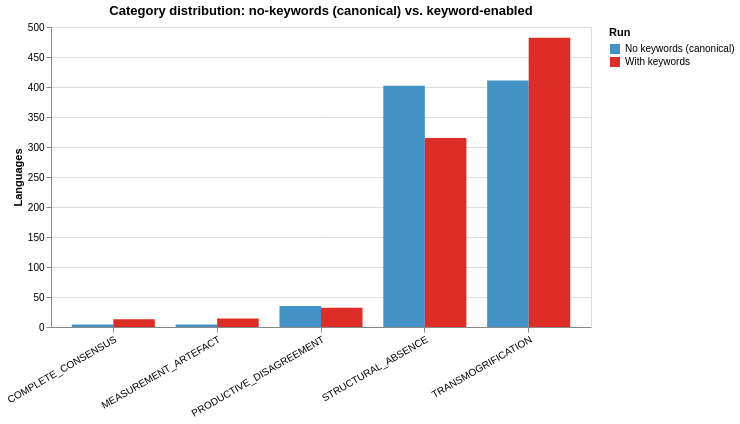

Notebook source saved alongside this figure:
### Code cell
no_kw_counts = (
    ablation_df.groupby('cat_no_kw').size()
    .reset_index(name='n')
    .rename(columns={'cat_no_kw': 'category'})
    .assign(run='No keywords (canonical)')
)
kw_counts = (
    ablation_df.groupby('cat_kw').size()
    .reset_index(name='n')
    .rename(columns={'cat_kw': 'category'})
    .assign(run='With keywords')
)
compare_df = pd.concat([no_kw_counts, kw_counts])
compare_df['pct'] = (
    compare_df.groupby('run')['n']
    .transform(lambda x: x / x.sum() * 100)
    .round(1)
)

RUN_ORDER = ['No keywords (canonical)', 'With keywords']

alt.Chart(compare_df).mark_bar().encode(
    x=alt.X('category:N', sort=CAT_ORDER, title=None, axis=alt.Axis(labelAngle=-30)),
    y=alt.Y('n:Q', title='Languages'),
    color=alt.Color(
        'run:N',
        sort=RUN_ORDER,
        scale=alt.Scale(domain=RUN_ORDER, range=['#4292c6', '#de2d26']),
        title='Run',
    ),
    xOffset=alt.XOffset('run:N', sort=RUN_ORDER),
    tooltip=['category:N', 'run:N', 'n:Q', alt.Tooltip('pct:Q', format='.1f', title='%')],
).properties(
    width=540, height=300,
    title='Category distribution: no-keywords (canonical) vs. keyword-enabled',
)

### Figure 1 — Vega specification as saved in the notebook (floating-point values rounded to 4 significant figures)
{"$schema": "https://vega.github.io/schema/vega/v6.json", "data": [{"name": "source_0"}, {"name": "data_0", "values": [{"category": "COMPLETE_CONSENSUS", "n": 4, "n_end": 4.0, "n_start": 0.0, "pct": 0.5, "run": "No keywords (canonical)"}, {"category": "MEASUREMENT_ARTEFACT", "n": 4, "n_end": 4.0, "n_start": 0.0, "pct": 0.5, "run": "No keywords (canonical)"}, {"category": "PRODUCTIVE_DISAGREEMENT", "n": 35, "n_end": 35.0, "n_start": 0.0, "pct": 4.1, "run": "No keywords (canonical)"}, {"category": "STRUCTURAL_ABSENCE", "n": 402, "n_end": 402.0, "n_start": 0.0, "pct": 47.0, "run": "No keywords (canonical)"}, {"category": "TRANSMOGRIFICATION", "n": 411, "n_end": 411.0, "n_start": 0.0, "pct": 48.0, "run": "No keywords (canonical)"}, {"category": "COMPLETE_CONSENSUS", "n": 13, "n_end": 13.0, "n_start": 0.0, "pct": 1.5, "run": "With keywords"}, {"category": "MEASUREMENT_ARTEFACT", "n": 14, "n_end": 14.0, "n_start": 0.0, "pct": 1.6, "run": "With keywords"}, {"category": "PRODUCTIVE_DISAGREEMENT", "n": 32, "n_end": 32.0, "n_start": 0.0, "pct": 3.7, "run": "With keywords"}, {"category": "STRUCTURAL_ABSENCE", "n": 315, "n_end": 315.0, "n_start": 0.0, "pct": 36.8, "run": "With keywords"}, {"category": "TRANSMOGRIFICATION", "n": 482, "n_end": 482.0, "n_start": 0.0, "pct": 56.3, "run": "With keywords"}]}, {"name": "source_0_x_domain_category", "values": [{"category": "COMPLETE_CONSENSUS", "sort_field": 0.0}, {"category": "MEASUREMENT_ARTEFACT", "sort_field": 1.0}, {"category": "PRODUCTIVE_DISAGREEMENT", "sort_field": 2.0}, {"category": "STRUCTURAL_ABSENCE", "sort_field": 3.0}, {"category": "TRANSMOGRIFICATION", "sort_field": 4.0}]}, {"name": "source_0_xOffset_domain_run", "values": [{"run": "No keywords (canonical)", "sort_field": 0.0}, {"run": "With keywords", "sort_field": 1.0}]}], "marks": [{"type": "rect", "name": "marks", "from": {"data": "data_0"}, "encode": {"update": {"y": {"field": "n_end", "scale": "y"}, "x": {"field": "category", "scale": "x", "offset": {"field": "run", "scale": "xOffset"}}, "tooltip": {"signal": "{\"category\": isValid(datum[\"category\"]) ? datum[\"category\"] : \"\"+datum[\"category\"], \"run\": isValid(datum[\"run\"]) ? datum[\"run\"] : \"\"+datum[\"run\"], \"n\": format(datum[\"n\"], \"\"), \"%\": format(datum[\"pct\"], \".1f\")}"}, "y2": {"field": "n_start", "scale": "y"}, "fill": {"field": "run", "scale": "color"}, "width": {"signal": "max(0.25, bandwidth('xOffset'))"}}}, "style": ["bar"]}], "scales": [{"name": "x", "type": "band", "domain": {"data": "source_0_x_domain_category", "field": "category", "sort": {"op": "max", "field": "sort_field"}}, "range": [0, {"signal": "width"}], "paddingInner": 0.2, "paddingOuter": 0.2}, {"name": "y", "type": "linear", "domain": {"data": "data_0", "fields": ["n_start", "n_end"]}, "range": [{"signal": "height"}, 0], "zero": true, "nice": true}, {"name": "xOffset", "type": "band", "domain": {"data": "source_0_xOffset_domain_run", "field": "run", "sort": {"op": "max", "field": "sort_field"}}, "range": [0, {"signal": "bandwidth('x')"}]}, {"name": "color", "type": "ordinal", "domain": ["No keywords (canonical)", "With keywords"], "range": ["#4292c6", "#de2d26"]}], "axes": [{"scale": "y", "ticks": false, "aria": false, "domain": false, "grid": true, "maxExtent": 0, "gridScale": "x", "minExtent": 0, "zindex": 0, "labels": false, "tickCount": {"signal": "ceil(height/40)"}, "orient": "left"}, {"scale": "x", "zindex": 0, "labelAngle": 330, "labelBaseline": "top", "labelAlign": "right", "orient": "bottom", "grid": false}, {"scale": "y", "title": "Languages", "grid": false, "labelOverlap": true, "tickCount": {"signal": "ceil(height/40)"}, "orient": "left", "zindex": 0}], "title": {"text": "Category distribution: no-keywords (canonical) vs. keyword-enabled", "frame": "group"}, "background": "white", "width": 540, "padding": 5, "height": 300, "style": "cell", "legends": [{"title": "Run", "fill": "color", "symbolType": "square"}]}
